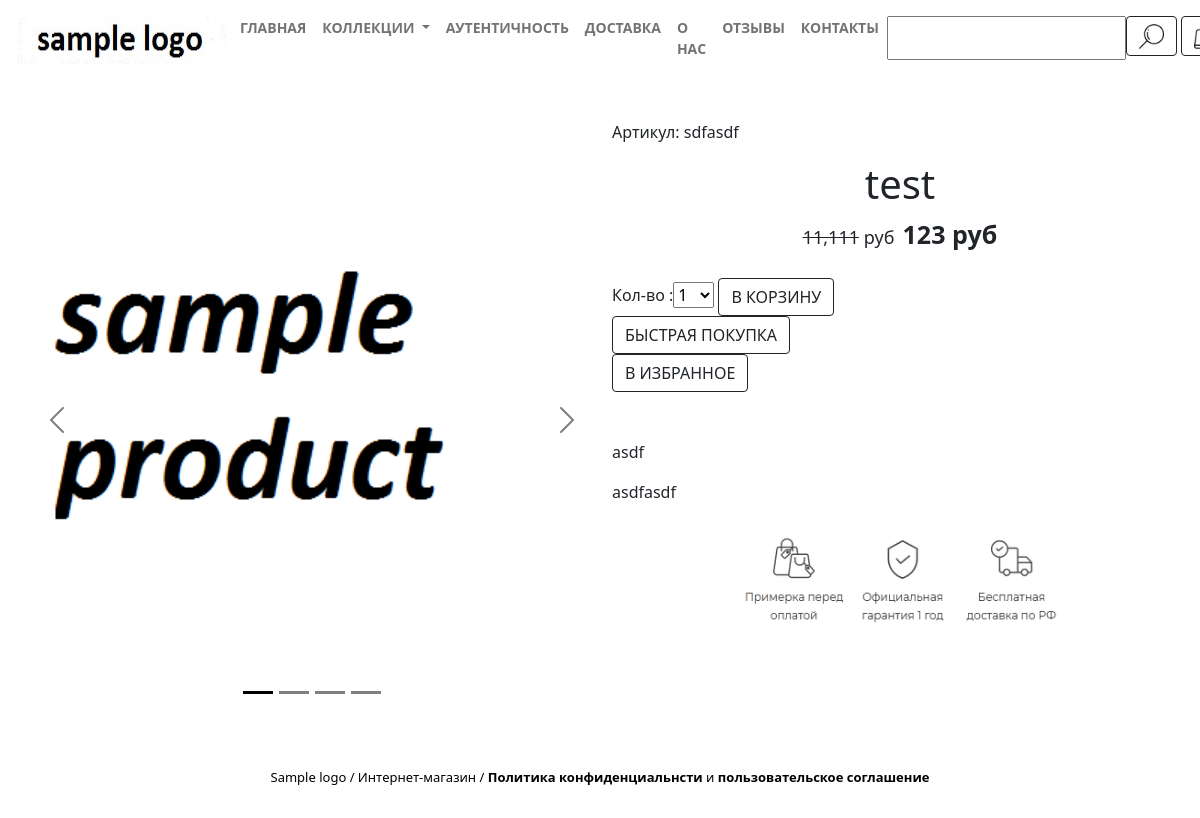
/product/1/, run on the app's committed database.
### sumkiapp/models.py (models this page shows, shortened)
class Product(models.Model):
    product_name = models.CharField(max_length=200)
    old_price = models.CharField(max_length=20, blank=True, null=True)
    price = models.CharField(max_length=20)
    article = models.CharField(max_length=50)
    descrip = models.TextField()
    descripoint = models.TextField(blank=True, null=True)
    images = models.ManyToManyField('ProductImage', related_name='products', blank=True, null=True)
    category = models.ManyToManyField('ProductCategory', related_name='products')
    created_at = models.DateTimeField(auto_now_add=True)
    class Meta:
        verbose_name_plural = "Products"
        ordering = ['id']

class ProductImage(models.Model):
    image = models.ImageField(upload_to='images', blank=True, null=True)

### sumkiapp/views.py (the view)
# urls.py: path('product/<ide>/', views.product_view, name='product_view'),
def product_view(request, ide):
    this_product = Product.objects.get(id = ide)
    form = Quickorderform(initial={'product_name': this_product.id})
    form2 = CartAddProductForm()
    return render(request, 'sumkiapp/product_page.html', {"product": this_product, 'form':form, 'form2':form2})

### sumkiapp/forms.py
class Searchform(forms.Form):
    searched = forms.CharField(max_length=100, label="")

class Quickorderform(forms.Form):
    product_name = forms.CharField(max_length=200)
    name = forms.CharField(max_length=100, required=False, widget=forms.TextInput(attrs={'class': 'form-control', 'placeholder': 'Введите ваше имя'}))
    phone = forms.CharField(max_length=100, widget=forms.TextInput(attrs={'class': 'form-control', 'placeholder': 'Введите ваш телефон'}))
    address = forms.CharField(max_length=200, required=False, widget=forms.TextInput(attrs={'class': 'form-control', 'placeholder': 'Введите ваш город'}))
    comment = forms.CharField(max_length=200, required=False, widget=forms.Textarea(attrs={'class': 'form-control', 'placeholder': 'При желании, вы можете оставить комментарий к заказу','size': '20'}))

### sumkiapp/context_processors.py (called while the page is built)
def include_search_form(request):
    search_form = Searchform()
    return {'search_form': search_form}

def header_context(request):
    categories = ProductCategory.objects.all()
    return {'header_categories': categories}

### sumkiapp/models.py (called while the page is built)
    def __str__(self):
        return self.product_category

### sumkiapp/templates/sumkiapp/product_page.html (shortened to what this page needs)
{% extends 'sumkiapp/header.html' %}
{% load static %}
{% block content %}
<br>
<br>
<br>
<br>
<br>
<div class="container-fluid" itemscope="" itemtype="https://schema.org/Product">
  <div class="row justify-content-center">
    <div class="col-xs-12 col-sm-6 col-lg-6 col-md-6">
        <div id="carouselExampleIndicators" class="carousel carousel-dark slide" data-ride="carousel" style="width: 600px; height:600px; margin: 0 auto; overflow: hidden;">
          <ol class="carousel-indicators">
            <li data-target="#carouselExampleIndicators" data-slide-to="0" class="active"></li>
            <li data-target="#carouselExampleIndicators" data-slide-to="1"></li>
            <li data-target="#carouselExampleIndicators" data-slide-to="2"></li>
            <li data-target="#carouselExampleIndicators" data-slide-to="3"></li>
          </ol>
          <div class="carousel-inner">
            <div class="carousel-item active">
              <img class="d-block w-100" itemprop="image" src="{{ product.images.first.image.url }}">
            </div>
  </div>
  <a class="carousel-control-prev" href="#carouselExampleIndicators" role="button" data-slide="prev">
    <span class="carousel-control-prev-icon" aria-hidden="true"></span>
  </a>
  <a class="carousel-control-next" href="#carouselExampleIndicators" role="button" data-slide="next">
    <span class="carousel-control-next-icon" aria-hidden="true"></span>
  </a>
</div>
    </div>
    <div class="col-xs-12 col-sm-6 col-lg-6 col-md-6">
        <p itemprop="model">Артикул: {{ product.article }}</p>
        <h1 itemprop="name" align="center">{{ product.product_name }}</h1>
        <div class="center">
        <p style="font-size:18px; float: left; margin-top: 6px; margin-bottom: 1px;">{% if not product.old_price %}{% else %}<s>{{ product.old_price }}</s> руб  {% endif %}</p>
        <div itemprop="offers" itemscope="" itemtype="https://schema.org/Offer">
        <strong style="font-size:25px; margin-left: 8px;"><strong itemprop="price">{{ product.price }}</strong> руб</strong>
        </div>
      </div>
      <br>
          <form action="{% url 'sumkiapp:cart_add' product.id %}" method="post">
            {{ form2 }}
          <button type="submit" class="btn btn-outline-dark">В КОРЗИНУ</button>
          </form>
        <button type="button" class="btn btn-outline-dark" data-toggle="modal" data-target="#exampleModal" data-whatever="@mdo">БЫСТРАЯ ПОКУПКА</button>
        <form action="{% url 'sumkiapp:add_to_fav' id=product.id %}" method="post">
          <button type="submit" class="btn btn-outline-dark">В ИЗБРАННОЕ</button>
        </form>
        <br>
        <br>
        <p>{{ product.descripoint }}</p>
        <p itemprop="description">{{ product.descrip }}</p>
        <div align="middle">
        <img  width="55%" src="{% static 'sumkiapp/lowimg.png' %}">
        </div>
      </div>
  </div>
</div>
{% endblock %}

### sumkiapp/static/sumkiapp/css/styling.css (style rules this page uses)
.center { display: flex; justify-content: center; align-items: center; }
a:link { color: black; text-decoration: none; }

### data on the page
Product: images.first.image (picture), article "sdfasdf", product_name "test", old_price "11,111", price "123", descripoint "asdf", descrip "asdfasdf"
